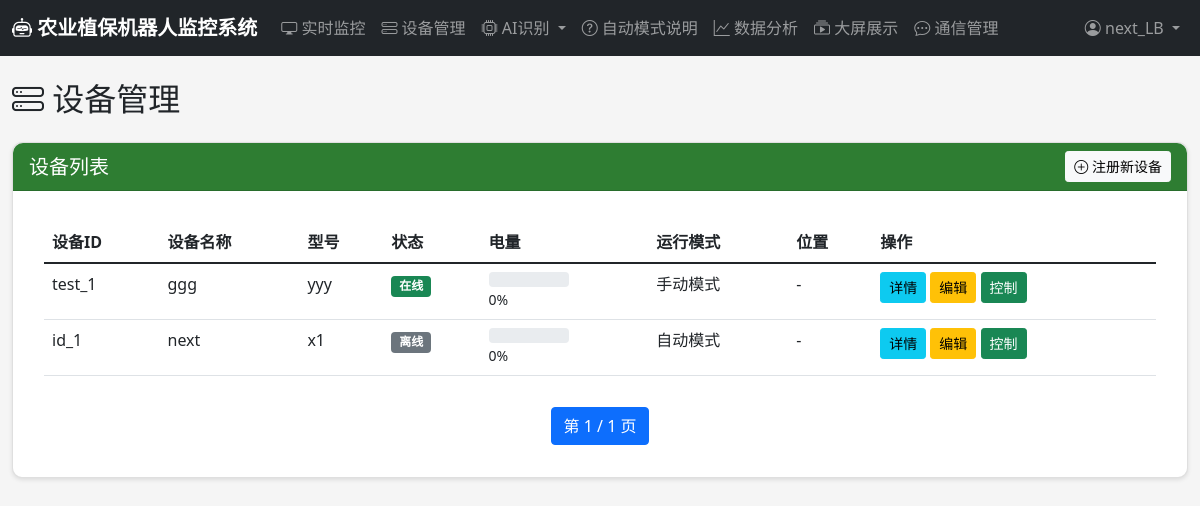
The page /devices/ (signed in) on the database its author committed.
### users/models.py (models this page shows, shortened)
class User(AbstractUser):
    ROLE_CHOICES = [
        ('admin', '管理员'),
        ('operator', '操作员'),
        ('viewer', '查看者'),
    ]
    role = models.CharField(max_length=20, choices=ROLE_CHOICES, default='viewer', verbose_name='角色')
    phone = models.CharField(max_length=20, blank=True, verbose_name='手机号')
    avatar = models.ImageField(upload_to='avatars/', blank=True, verbose_name='头像')
    created_at = models.DateTimeField(auto_now_add=True, verbose_name='创建时间')
    last_login_ip = models.GenericIPAddressField(blank=True, null=True, verbose_name='最后登录IP')
    class Meta:
        verbose_name = '用户'
        verbose_name_plural = '用户'

### devices/models.py (models this page shows, shortened)
class RobotDevice(models.Model):
    STATUS_CHOICES = [
        ('online', '在线'),
        ('offline', '离线'),
        ('working', '工作中'),
        ('charging', '充电中'),
        ('error', '故障'),
    ]
    RUN_MODE_CHOICES = [
        ('auto', '自动模式'),
        ('manual', '手动模式'),
        ('scheduled', '定时任务模式'),
    ]
    device_id = models.CharField(max_length=100, unique=True, verbose_name='设备唯一标识')
    name = models.CharField(max_length=100, verbose_name='设备名称')
    model = models.CharField(max_length=100, blank=True, verbose_name='型号')
    manufacturer = models.CharField(max_length=100, blank=True, verbose_name='制造商')
    serial_number = models.CharField(max_length=100, blank=True, verbose_name='序列号')
    status = models.CharField(max_length=20, choices=STATUS_CHOICES, default='offline', verbose_name='状态')
    run_mode = models.CharField(max_length=20, choices=RUN_MODE_CHOICES, default='auto', verbose_name='运行模式')
    battery_level = models.IntegerField(default=0, verbose_name='电量百分比')
    location_lat = models.DecimalField(max_digits=10, decimal_places=6, null=True, blank=True, verbose_name='纬度')
    location_lng = models.DecimalField(max_digits=10, decimal_places=6, null=True, blank=True, verbose_name='经度')
    spray_rate = models.FloatField(default=1.0, verbose_name='喷洒速率(L/min)')
    patrol_interval = models.IntegerField(default=60, verbose_name='巡检间隔(分钟)')
    obstacle_avoidance_sensitivity = models.IntegerField(default=50, verbose_name='避障灵敏度')
    last_heartbeat = models.DateTimeField(null=True, blank=True, verbose_name='最后心跳时间')
    registered_at = models.DateTimeField(auto_now_add=True, verbose_name='注册时间')
    owner = models.ForeignKey(settings.AUTH_USER_MODEL, on_delete=models.CASCADE, related_name='owned_devices', verbose_name='所有者')
    class Meta:
        verbose_name = '机器人设备'
        verbose_name_plural = '机器人设备'
        ordering = ['-registered_at']

### devices/views.py (the view)
# urls.py: path('', views.device_list, name='device_list'),
@login_required
def device_list(request):
    devices = RobotDevice.objects.all().order_by('-registered_at')
    paginator = Paginator(devices, 10)
    page_number = request.GET.get('page')
    page_obj = paginator.get_page(page_number)
    return render(request, 'devices/device_list.html', {'page_obj': page_obj})

### templates/devices/device_list.html (shortened to what this page needs)
{% extends 'base.html' %}
{% block content %}
<h2 class="mb-4"><i class="bi bi-hdd-stack"></i> 设备管理</h2>
<div class="row">
    <div class="col-md-12">
        <div class="card">
            <div class="card-header d-flex justify-content-between align-items-center">
                <h5 class="mb-0">设备列表</h5>
                <a href="{% url 'devices:device_register' %}" class="btn btn-sm btn-light">
                    <i class="bi bi-plus-circle"></i> 注册新设备
                </a>
            </div>
            <div class="card-body">
                {% if page_obj %}
                <div class="table-responsive">
                    <table class="table table-hover">
                        <thead>
                            <tr>
                                <th>设备ID</th>
                                <th>设备名称</th>
                                <th>型号</th>
                                <th>状态</th>
                                <th>电量</th>
                                <th>运行模式</th>
                                <th>位置</th>
                                <th>操作</th>
                            </tr>
                        </thead>
                        <tbody>
                            {% for device in page_obj %}
                            <tr>
                                <td>{{ device.device_id }}</td>
                                <td>{{ device.name }}</td>
                                <td>{{ device.model|default:"-" }}</td>
                                <td>
                                    <span class="badge bg-{% if device.status == 'online' %}success{% elif device.status == 'working' %}primary{% elif device.status == 'offline' %}secondary{% else %}danger{% endif %}">
                                        {{ device.get_status_display }}
                                    </span>
                                </td>
                                <td>
                                    <div class="progress" style="height: 15px; width: 80px;">
                                    </div>
                                    <small>{{ device.battery_level }}%</small>
                                </td>
                                <td>{{ device.get_run_mode_display }}</td>
                                <td>
                                    {% if device.location_lat and device.location_lng %}
                                        {{ device.location_lat|floatformat:4 }}, {{ device.location_lng|floatformat:4 }}
                                    {% else %}
                                        -
                                    {% endif %}
                                </td>
                                <td>
                                    <a href="{% url 'devices:device_detail' device.id %}" class="btn btn-sm btn-info">详情</a>
                                    <a href="{% url 'devices:device_edit' device.id %}" class="btn btn-sm btn-warning">编辑</a>
                                    <a href="{% url 'control:control_panel' device.id %}" class="btn btn-sm btn-success">控制</a>
                                </td>
                            </tr>
                            {% endfor %}
                        </tbody>
                    </table>
                </div>
                <nav>
                    <ul class="pagination justify-content-center">
                        <li class="page-item active"><span class="page-link">第 {{ page_obj.number }} / {{ page_obj.paginator.num_pages }} 页</span></li>
                    </ul>
                </nav>
                {% else %}
                <p class="text-muted text-center">暂无设备，请先 <a href="{% url 'devices:device_register' %}">注册设备</a></p>
                {% endif %}
            </div>
        </div>
    </div>
</div>
{% endblock %}

### templates/base.html (shortened to what this page needs)
{% load static %}
<!DOCTYPE html>
<html lang="zh-CN">
<head>
    <link href="https://cdn.jsdelivr.net/npm/bootstrap@5.1.3/dist/css/bootstrap.min.css" rel="stylesheet">
    <link rel="stylesheet" href="https://cdn.jsdelivr.net/npm/bootstrap-icons@1.8.1/font/bootstrap-icons.css">
    <link rel="stylesheet" href="{% static 'css/style.css' %}">
</head>
<body>
    {% if user.is_authenticated %}
    <nav class="navbar navbar-expand-lg navbar-dark bg-dark">
        <div class="container-fluid">
            <a class="navbar-brand" href="/dashboard/">
                <i class="bi bi-robot"></i> 农业植保机器人监控系统
            </a>
            <div class="collapse navbar-collapse" id="navbarNav">
                <ul class="navbar-nav me-auto">
                    <li class="nav-item">
                        <a class="nav-link" href="{% url 'monitoring:monitoring_dashboard' %}">
                            <i class="bi bi-display"></i> 实时监控
                        </a>
                    </li>
                    <li class="nav-item">
                        <a class="nav-link" href="{% url 'devices:device_list' %}">
                            <i class="bi bi-hdd-stack"></i> 设备管理
                        </a>
                    </li>
                    <li class="nav-item dropdown">
                        <a class="nav-link dropdown-toggle" href="#" id="aiDropdown" data-bs-toggle="dropdown">
                            <i class="bi bi-cpu"></i> AI识别
                        </a>
                    </li>
                    <li class="nav-item">
                        <a class="nav-link" href="{% url 'monitoring:auto_mode_info' %}">
                            <i class="bi bi-question-circle"></i> 自动模式说明
                        </a>
                    </li>
                    <li class="nav-item">
                        <a class="nav-link" href="{% url 'data_analysis:data_dashboard' %}">
                            <i class="bi bi-graph-up"></i> 数据分析
                        </a>
                    </li>
                    <li class="nav-item">
                        <a class="nav-link" href="{% url 'data_analysis:big_screen' %}">
                            <i class="bi bi-collection-play"></i> 大屏展示
                        </a>
                    </li>
                    <li class="nav-item">
                        <a class="nav-link" href="{% url 'communication:connection_list' %}">
                            <i class="bi bi-chat-dots"></i> 通信管理
                        </a>
                    </li>
                </ul>
                <ul class="navbar-nav">
                    <li class="nav-item dropdown">
                        <a class="nav-link dropdown-toggle" href="#" id="userDropdown" data-bs-toggle="dropdown">
                            <i class="bi bi-person-circle"></i> {{ user.username }}
                        </a>
                    </li>
                </ul>
            </div>
        </div>
    </nav>
    {% endif %}
    <div class="container-fluid mt-4">
        {% block content %}{% endblock %}
    </div>
</body>
</html>

### static/css/style.css (style rules this page uses)
:root { --primary-color: #2e7d32; --secondary-color: #4caf50; --dark-bg: #1b5e20; --light-bg: #e8f5e9; }
body { font-family: 'Segoe UI', Tahoma, Geneva, Verdana, sans-serif; background-color: #f5f5f5; }
.navbar-brand { font-weight: bold; }
.card { border-radius: 10px; box-shadow: 0 2px 4px rgba(0,0,0,0.1); margin-bottom: 20px; }
.card-header { background-color: var(--primary-color); color: white; font-weight: bold; border-radius: 10px 10px 0 0 !important; }
.table-responsive { background: white; border-radius: 10px; padding: 15px; }

### rows shown on the page
User: username "next_LB"
RobotDevice: device_id "test_1", name "ggg", model "yyy", status "在线", battery_level "0", run_mode "手动模式"
RobotDevice: device_id "id_1", name "next", model "x1", status "离线", battery_level "0", run_mode "自动模式"

### other values the page prints
{{ page_obj.number }} "1"
{{ page_obj.paginator.num_pages }} "1"
